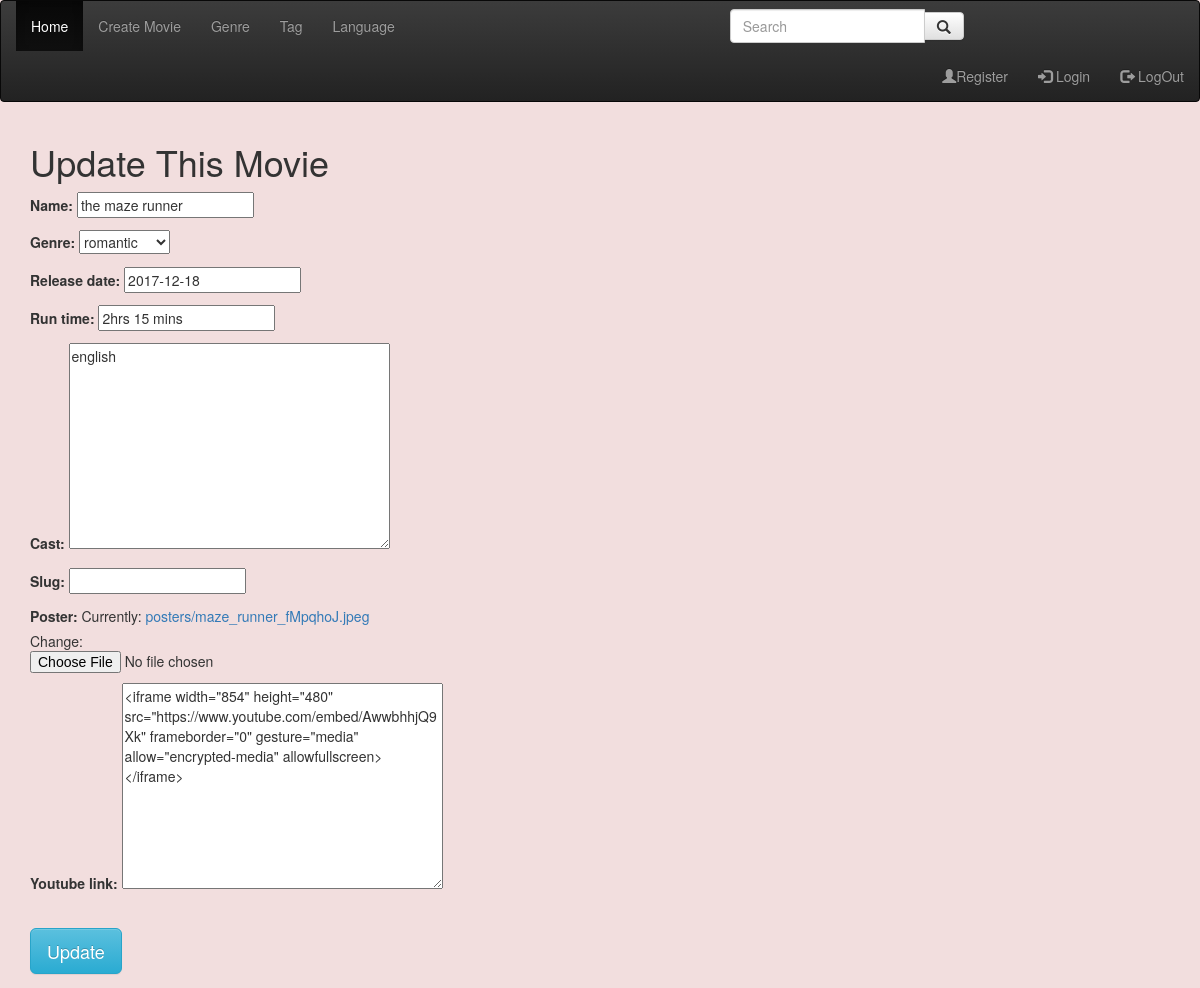
/movie/16/update/, run on the app's committed database.
### Qfxcinema/models.py (models this page shows, shortened)
class Movie(models.Model):
    name = models.CharField(max_length=100, blank=False, null=False)
    genre = models.ForeignKey(Genre, related_name='genre', on_delete=models.DO_NOTHING)
    release_date = models.DateField(auto_now=False, auto_now_add=False)
    run_time = models.CharField(max_length=15)
    cast = models.TextField()
    slug = models.SlugField(unique=True, blank=True, max_length=50, null=True)
    poster = models.ImageField(upload_to='posters', null=True)
    youtube_link = models.TextField(blank=True, null=True)

class Genre(models.Model):
    name = models.CharField(max_length=30)
    def __str__(self):
        return self.name

### Qfxcinema/movie_views.py (the view)
# urls.py: path('<int:pk>/update/', MovieUpdateView.as_view(), name='movie-update'),
class MovieUpdateView(UpdateView):
    model = Movie
    template_name = 'Qfxcinema/create.html'
    fields = '__all__'
    success_url = reverse_lazy('Qfxcinema:movie-list')
    def get_context_data(self, **kwargs):
        context = super(MovieUpdateView, self).get_context_data(**kwargs)
        context = {
            'Update' : 'Update',
            'form'   :  self.get_form(),
            'Update_Movie' : 'Update This Movie',
        }
        return context

### Qfxcinema/templates/Qfxcinema/create.html (shortened to what this page needs)
{% extends 'base.html' %}
{% block body %}
<div class="container">
	<h1>{{ Create_Movie }} {{ Update_Movie }}</h1>
	<form method="Post" enctype="multipart/form-data">
		{{ form.as_p }} <br>
		<button type="submit" class="btn btn-info btn-lg">{{ Create }} {{ Update }}</button>
	</form>
</div>
{% endblock%}

### data on the page
Movie: name "the maze runner", genre "romantic", release_date "2017-12-18", run_time "2hrs 15 mins", cast "english", youtube_link "<iframe width=\"854\" height=\"480\" src=\"https://www.youtube.com/embed/AwwbhhjQ9Xk\" frameborder=\"0\" gesture=\"media\" allow=\"encrypted-media\" allowfullscreen></iframe>"

### other printed values
{{ Update_Movie }} "Update This Movie"
{{ Update }} "Update"
